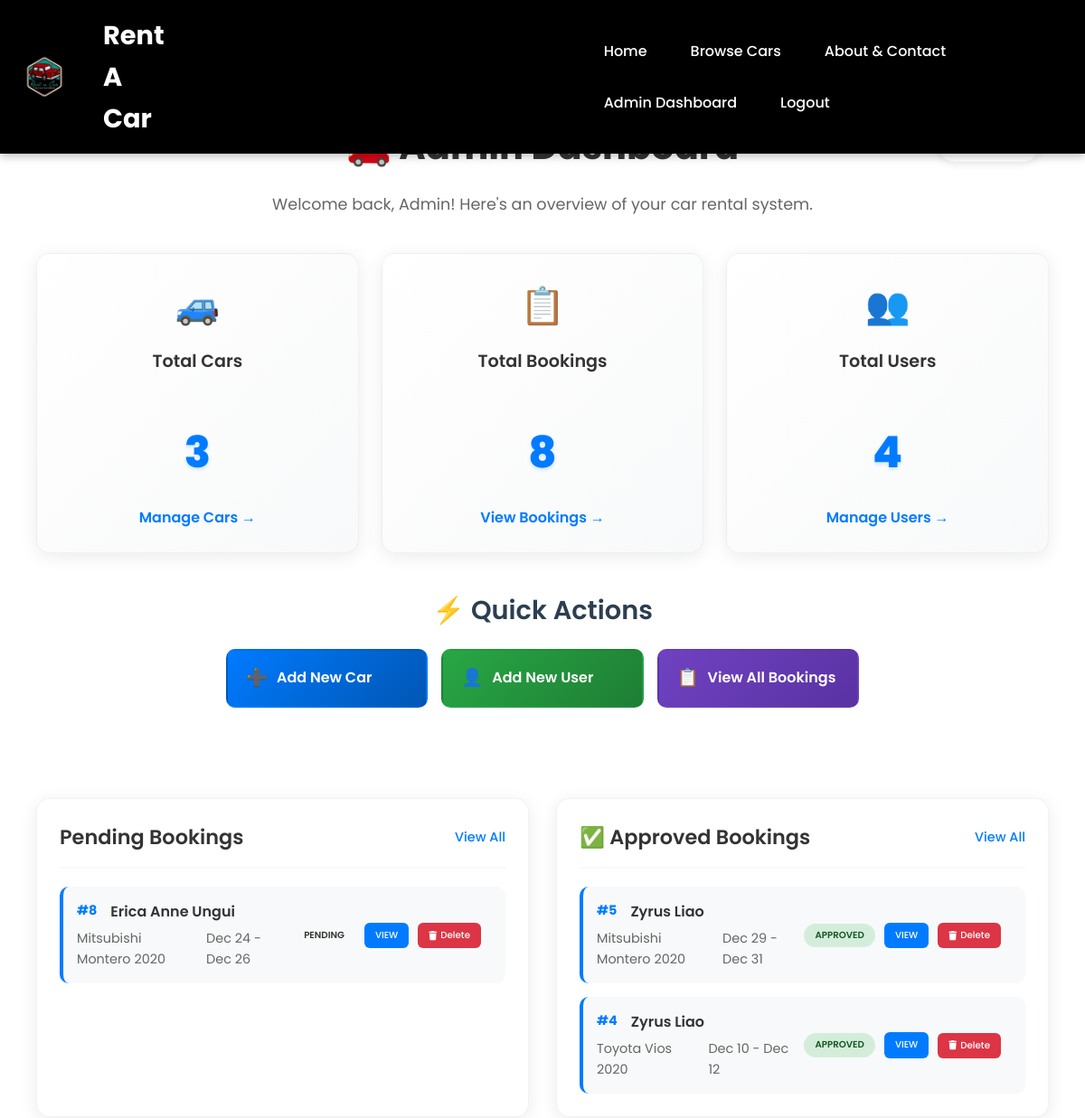
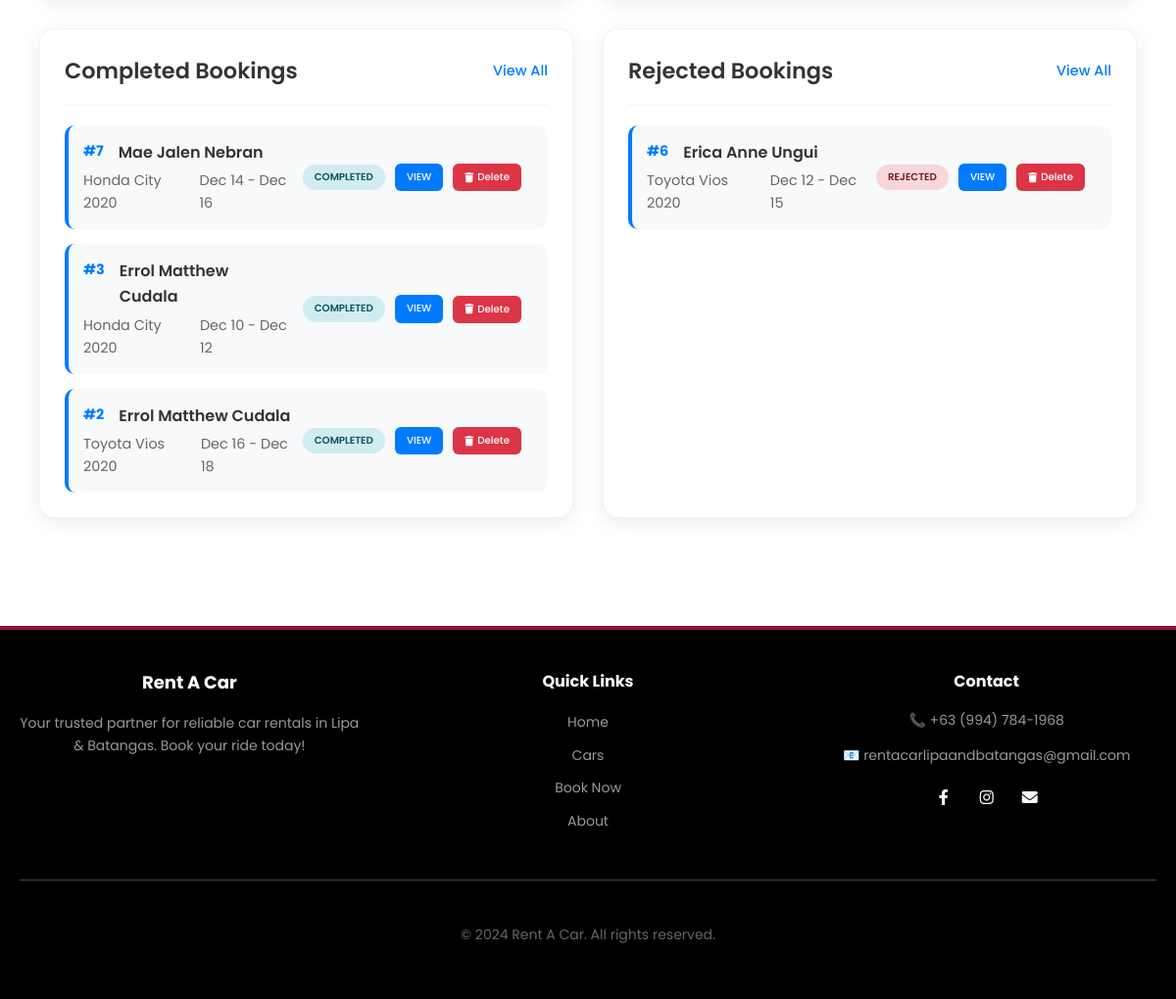
The app's page /admin/dashboard (signed in) with its own data (2 pictures, top to bottom).
### models.py (models this page shows)
class User(UserMixin, db.Model):
    id = db.Column(db.Integer, primary_key=True)  # Unique user ID
    name = db.Column(db.String(100), nullable=False)  # Full name
    email = db.Column(db.String(100), unique=True, nullable=False)  # Email address (must be unique)
    password = db.Column(db.String(200), nullable=False)  # Hashed password
    is_admin = db.Column(db.Boolean, default=False)  # Is this user an admin?
    created_at = db.Column(db.DateTime, default=datetime.utcnow)  # Account creation date

class Booking(db.Model):
    id = db.Column(db.Integer, primary_key=True)  # Unique booking ID
    user_id = db.Column(db.Integer, db.ForeignKey('user.id'), nullable=False)  # Who made the booking
    name = db.Column(db.String(100), nullable=False)  # Customer name
    email = db.Column(db.String(100), nullable=False)  # Customer email
    contact = db.Column(db.String(20), nullable=False)  # Phone number
    car_id = db.Column(db.Integer, db.ForeignKey('car.id'), nullable=False)  # Which car was booked
    pickup_date = db.Column(db.Date, nullable=False)  # When to pick up
    return_date = db.Column(db.Date, nullable=False)  # When to return
    id_file = db.Column(db.String(200))  # Uploaded ID filename
    license_file = db.Column(db.String(200))  # Uploaded license filename
    notes = db.Column(db.Text)  # Special requests
    status = db.Column(db.String(20), default='Pending')  # Pending/Approved/Rejected/Completed
    payment_method = db.Column(db.String(50))  # Payment method selected (GCash, Cash, Card)
    payment_status = db.Column(db.String(20), default='Unpaid')  # Unpaid/Paid
    submitted_at = db.Column(db.DateTime, default=datetime.utcnow)  # When booking was made
    car = db.relationship('Car', backref='bookings')  # Link to car details
    user = db.relationship('User', backref='bookings')  # Link to user details

class Car(db.Model):
    id = db.Column(db.Integer, primary_key=True)  # Unique ID for each car
    name = db.Column(db.String(100), nullable=False)  # Car model name
    price = db.Column(db.String(50), nullable=False)  # Daily rental price
    specs = db.Column(db.String(200), nullable=False)  # Car description
    image = db.Column(db.String(100), nullable=False)  # Main image filename
    transmission = db.Column(db.String(50), nullable=False)  # Auto or Manual
    fuel = db.Column(db.String(50), nullable=False)  # Gas, Diesel, Electric
    capacity = db.Column(db.String(50), nullable=False)  # Number of seats
    availability = db.Column(db.String(20), default='Available')  # Available/Rented/Maintenance
    engine = db.Column(db.String(100))  # Engine details
    mileage = db.Column(db.String(50))  # Fuel efficiency
    color = db.Column(db.String(50))  # Car color

### app.py (the view)
@app.route('/admin/dashboard')
@admin_required
def admin_dashboard():
    total_cars = Car.query.count()
    total_bookings = Booking.query.count()
    total_users = User.query.filter_by(is_admin=False).count()
    pending_bookings = Booking.query.filter_by(status='Pending').order_by(Booking.submitted_at.desc()).limit(5).all()
    approved_bookings = Booking.query.filter_by(status='Approved').order_by(Booking.submitted_at.desc()).limit(5).all()
    completed_bookings = Booking.query.filter_by(status='Completed').order_by(Booking.submitted_at.desc()).limit(5).all()
    rejected_bookings = Booking.query.filter_by(status='Rejected').order_by(Booking.submitted_at.desc()).limit(5).all()
    return render_template('admin_dashboard.html',
                         total_cars=total_cars,
                         total_bookings=total_bookings,
                         total_users=total_users,
                         pending_bookings=pending_bookings,
                         approved_bookings=approved_bookings,
                         completed_bookings=completed_bookings,
                         rejected_bookings=rejected_bookings)

### app.py (called while the page is built)
@login_manager.user_loader
def load_user(user_id):
    return db.session.get(User, int(user_id))

def admin_required(f):
    @wraps(f)
    def decorated_function(*args, **kwargs):
        if not current_user.is_authenticated or not current_user.is_admin:
            flash('Access denied. Admin privileges required.', 'danger')
            return redirect(url_for('home'))
        return f(*args, **kwargs)
    return decorated_function

### templates/admin_dashboard.html (shortened to what this page needs)
{% extends 'base.html' %}
{% block content %}
<div class="admin-dashboard">
    <div class="dashboard-header">
        <h1>🚗 Admin Dashboard</h1>
        <p>Welcome back, {{ current_user.name }}! Here's an overview of your car rental system.</p>
        <div class="dashboard-time">
            <span id="current-time"></span>
        </div>
    </div>
    <div class="stats-container">
        <div class="stat-card" data-stat="cars">
            <div class="stat-icon">🚙</div>
            <h3>Total Cars</h3>
            <p class="dashboard-stat-number">{{ total_cars }}</p>
            <a href="{{ url_for('admin_cars') }}" class="stat-link">Manage Cars →</a>
        </div>
        <div class="stat-card" data-stat="bookings">
            <div class="stat-icon">📋</div>
            <h3>Total Bookings</h3>
            <p class="dashboard-stat-number">{{ total_bookings }}</p>
            <a href="{{ url_for('admin_bookings') }}" class="stat-link">View Bookings →</a>
        </div>
        <div class="stat-card" data-stat="users">
            <div class="stat-icon">👥</div>
            <h3>Total Users</h3>
            <p class="dashboard-stat-number">{{ total_users }}</p>
            <a href="{{ url_for('admin_users') }}" class="stat-link">Manage Users →</a>
        </div>
    </div>
    <div class="dashboard-grid">
        <div class="quick-actions">
            <div class="section-header">
                <h2>⚡ Quick Actions</h2>
            </div>
            <div class="dashboard-action-buttons">
                <a href="{{ url_for('admin_add_car') }}" class="dashboard-action-btn primary">
                    <span class="btn-icon">➕</span>
                    <span class="btn-text">Add New Car</span>
                </a>
                <a href="{{ url_for('admin_add_user') }}" class="dashboard-action-btn secondary">
                    <span class="btn-icon">👤</span>
                    <span class="btn-text">Add New User</span>
                </a>
                <a href="{{ url_for('admin_bookings') }}" class="dashboard-action-btn tertiary">
                    <span class="btn-icon">📋</span>
                    <span class="btn-text">View All Bookings</span>
                </a>
            </div>
        </div>
    </div>
    <div class="bookings-grid">
        <div class="pending-bookings">
            <div class="dashboard-section-header">
                <h2>Pending Bookings</h2>
                <a href="{{ url_for('admin_bookings', status='Pending') }}" class="dashboard-view-all">View All</a>
            </div>
            {% if pending_bookings %}
            <div class="bookings-list">
                {% for booking in pending_bookings %}
                <div class="booking-item" data-status="{{ booking.status.lower() }}">
                    <div class="dashboard-booking-info">
                        <div class="booking-primary">
                            <span class="booking-id">#{{ booking.id }}</span>
                            <span class="booking-user">{{ booking.name }}</span>
                        </div>
                        <div class="booking-secondary">
                            <span class="booking-car">{{ booking.car.name }}</span>
                            <span class="booking-dates">{{ booking.pickup_date.strftime('%b %d') }} - {{ booking.return_date.strftime('%b %d') }}</span>
                        </div>
                    </div>
                    <div class="booking-status">
                        <span class="status-badge status-{{ booking.status.lower() }}">{{ booking.status }}</span>
                        <a href="{{ url_for('admin_booking_details', booking_id=booking.id) }}" class="action-btn-small">View</a>
                        <form method="POST" action="{{ url_for('admin_delete_booking', booking_id=booking.id) }}" class="delete-form" onsubmit="return confirm('Are you sure you want to delete this booking?')" style="display: inline;">
                            <button type="submit" class="action-btn-small delete-btn">
                                <i class="fas fa-trash"></i> Delete
                            </button>
                        </form>
                    </div>
                </div>
                {% endfor %}
            </div>
            {% else %}
            <div class="empty-state">
                <div class="empty-icon">📋</div>
                <p>No pending bookings found.</p>
            </div>
            {% endif %}
        </div>
        <div class="approved-bookings">
            <div class="dashboard-section-header">
                <h2>✅ Approved Bookings</h2>
                <a href="{{ url_for('admin_bookings', status='Approved') }}" class="dashboard-view-all">View All</a>
            </div>
            {% if approved_bookings %}
            <div class="bookings-list">
                {% for booking in approved_bookings %}
                <div class="booking-item" data-status="{{ booking.status.lower() }}">
                    <div class="dashboard-booking-info">
                        <div class="booking-primary">
                            <span class="booking-id">#{{ booking.id }}</span>
                            <span class="booking-user">{{ booking.name }}</span>
                        </div>
                        <div class="booking-secondary">
                            <span class="booking-car">{{ booking.car.name }}</span>
                            <span class="booking-dates">{{ booking.pickup_date.strftime('%b %d') }} - {{ booking.return_date.strftime('%b %d') }}</span>
                        </div>
                    </div>
                    <div class="booking-status">
                        <span class="status-badge dashboard-status-{{ booking.status.lower() }}">{{ booking.status }}</span>
                        <a href="{{ url_for('admin_booking_details', booking_id=booking.id) }}" class="action-btn-small">View</a>
                        <form method="POST" action="{{ url_for('admin_delete_booking', booking_id=booking.id) }}" class="delete-form" onsubmit="return confirm('Are you sure you want to delete this booking?')" style="display: inline;">
                            <button type="submit" class="action-btn-small delete-btn">
                                <i class="fas fa-trash"></i> Delete
                            </button>
                        </form>
                    </div>
                </div>
                {% endfor %}
            </div>
            {% else %}
            <div class="empty-state">
                <div class="empty-icon">✅</div>
                <p>No approved bookings yet.</p>
            </div>
            {% endif %}
        </div>
        <div class="completed-bookings">
            <div class="dashboard-section-header">
                <h2>Completed Bookings</h2>
                <a href="{{ url_for('admin_bookings', status='Completed') }}" class="dashboard-view-all">View All</a>
            </div>
            {% if completed_bookings %}
            <div class="bookings-list">
                {% for booking in completed_bookings %}
                <div class="booking-item" data-status="{{ booking.status.lower() }}">
                    <div class="dashboard-booking-info">
                        <div class="booking-primary">
                            <span class="booking-id">#{{ booking.id }}</span>
                            <span class="booking-user">{{ booking.name }}</span>
                        </div>
                        <div class="booking-secondary">
                            <span class="booking-car">{{ booking.car.name }}</span>
                            <span class="booking-dates">{{ booking.pickup_date.strftime('%b %d') }} - {{ booking.return_date.strftime('%b %d') }}</span>
                        </div>
                    </div>
                    <div class="booking-status">
                        <span class="status-badge dashboard-status-{{ booking.status.lower() }}">{{ booking.status }}</span>
                        <a href="{{ url_for('admin_booking_details', booking_id=booking.id) }}" class="action-btn-small">View</a>
                        <form method="POST" action="{{ url_for('admin_delete_booking', booking_id=booking.id) }}" class="delete-form" onsubmit="return confirm('Are you sure you want to delete this booking?')" style="display: inline;">
                            <button type="submit" class="action-btn-small delete-btn">
                                <i class="fas fa-trash"></i> Delete
                            </button>
                        </form>
                    </div>
                </div>
                {% endfor %}
            </div>
            {% else %}
            <div class="empty-state">
                <div class="empty-icon">📚</div>
                <p>No completed bookings yet.</p>
            </div>
            {% endif %}
        </div>
        <div class="rejected-bookings">
            <div class="dashboard-section-header">
                <h2>Rejected Bookings</h2>
                <a href="{{ url_for('admin_bookings', status='Rejected') }}" class="dashboard-view-all">View All</a>
            </div>
            {% if rejected_bookings %}
            <div class="bookings-list">
                {% for booking in rejected_bookings %}
                <div class="booking-item" data-status="{{ booking.status.lower() }}">
                    <div class="dashboard-booking-info">
                        <div class="booking-primary">
                            <span class="booking-id">#{{ booking.id }}</span>
                            <span class="booking-user">{{ booking.name }}</span>
                        </div>
                        <div class="booking-secondary">
                            <span class="booking-car">{{ booking.car.name }}</span>
                            <span class="booking-dates">{{ booking.pickup_date.strftime('%b %d') }} - {{ booking.return_date.strftime('%b %d') }}</span>
                        </div>
                    </div>
                    <div class="booking-status">
                        <span class="status-badge dashboard-status-{{ booking.status.lower() }}">{{ booking.status }}</span>
                        <a href="{{ url_for('admin_booking_details', booking_id=booking.id) }}" class="action-btn-small">View</a>
                        <form method="POST" action="{{ url_for('admin_delete_booking', booking_id=booking.id) }}" class="delete-form" onsubmit="return confirm('Are you sure you want to delete this booking?')" style="display: inline;">
                            <button type="submit" class="action-btn-small delete-btn">
                                <i class="fas fa-trash"></i> Delete
                            </button>
                        </form>
                    </div>
                </div>
                {% endfor %}
            </div>
            {% else %}
            <div class="empty-state">
                <div class="empty-icon">❌</div>
                <p>No rejected bookings yet.</p>
            </div>
            {% endif %}
        </div>
    </div>
</div>
{% endblock %}

### static/css/global.css (style rules this page uses)
body { font-family: 'Poppins', sans-serif; margin: 0; padding: 0; padding-top: 70px; background-color: #FFFFFF; color: #333333; line-height: 1.6; scrollbar-width: thin; scrollbar-color: #8B1538 #E8E8E8; }
h1, h2, h3, h4 { margin: 0; font-weight: 600; }
a { text-decoration: none; color: #8B1538; }

### static/css/index.css (style rules this page uses)
:root { --primary-color: #8B1538; --primary-dark: #6B0D28; --text-dark: #1E1E1E; --text-light: #666666; --bg-light: #F5F5F5; --white: #FFFFFF; }

### static/css/my_bookings.css (style rules this page uses)
.bookings-grid { display: grid; grid-template-columns: repeat(auto-fill, minmax(400px, 1fr)); gap: 25px; margin-top: 30px; }
.booking-status { padding: 4px 12px; border-radius: 20px; font-size: 0.8em; font-weight: 600; text-transform: uppercase; }
.delete-form { margin: 0; }

### templates/base.html (style rules this page uses)
* { font-family: 'Poppins', system-ui, sans-serif; }

### records on screen
User: name "Admin"
Booking: id "8", name "Erica Anne Ungui", car.name "Mitsubishi Montero 2020", pickup_date "Dec 24", return_date "Dec 26", status "PENDING"
Booking: id "5", name "Zyrus Liao", car.name "Mitsubishi Montero 2020", pickup_date "Dec 29", return_date "Dec 31", status "APPROVED"
Booking: id "4", name "Zyrus Liao", car.name "Toyota Vios 2020", pickup_date "Dec 10", return_date "Dec 12", status "APPROVED"
Booking: id "7", name "Mae Jalen Nebran", car.name "Honda City 2020", pickup_date "Dec 14", return_date "Dec 16", status "COMPLETED"
Booking: id "3", name "Errol Matthew Cudala", car.name "Honda City 2020", pickup_date "Dec 10", return_date "Dec 12", status "COMPLETED"
Booking: id "2", name "Errol Matthew Cudala", car.name "Toyota Vios 2020", pickup_date "Dec 16", return_date "Dec 18", status "COMPLETED"
Booking: id "6", name "Erica Anne Ungui", car.name "Toyota Vios 2020", pickup_date "Dec 12", return_date "Dec 15", status "REJECTED"

### other values on screen
{{ total_cars }} "3"
{{ total_bookings }} "8"
{{ total_users }} "4"
